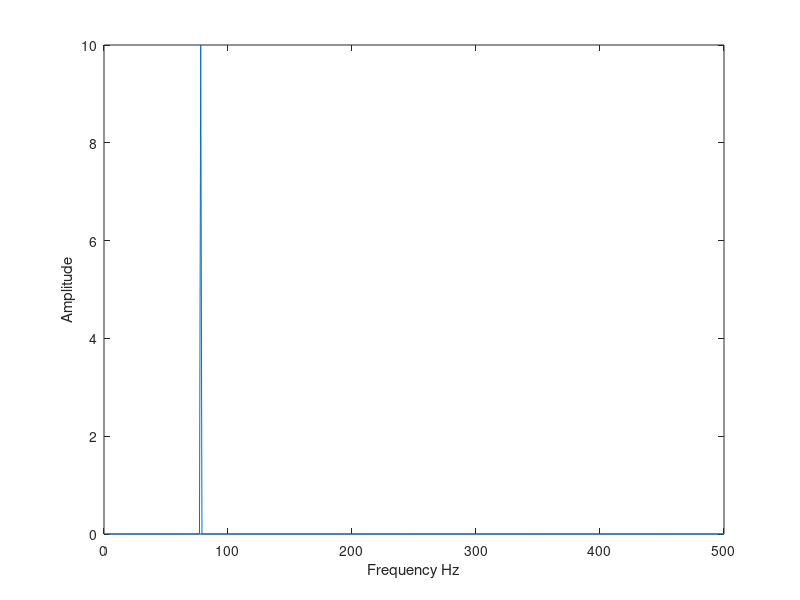

This figure's MATLAB source:
% Fast fourier transform
clear all
n =1:1:1000;                % Number of datapoints
fs = 1000.0;                % Sampling Frequency
delta = 1/fs;               % Sampling Time Interval
t = n*delta;                % Time in second
Totaltime = size(n,2) * delta;

f = 77;                     % Frequency of signal
y = 10*sin(2*pi*f*t);       % Signal

yfft = 2/1000*fft(y);       % Fourier Transform with amplification (2/number of samples) )
yabs = abs(yfft);

delf = 1/Totaltime;         % Frequency of resolution
nf = 1:1:500;               % Frequency result is ploted till N/2 data ponits
fk = delf.*nf;              % Frequency values

plot(fk,yabs(1:size(nf,2)));
xlabel('Frequency Hz')
ylabel('Amplitude')



